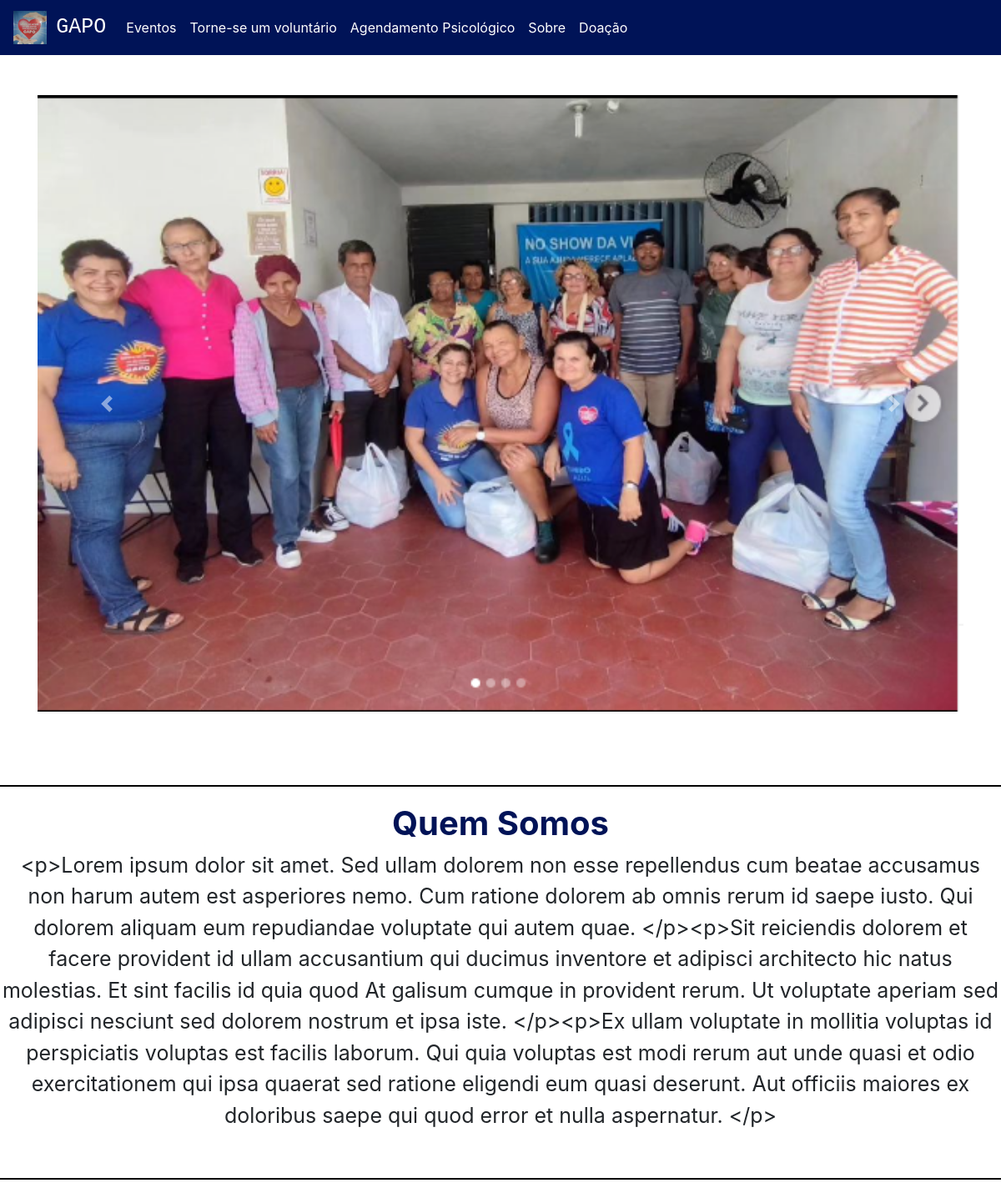
Screenshot of /sobre with the database file from the repository.
### quem_somos/models.py (models this page shows)
class ImagemQuemSomos(models.Model):
    img = models.ImageField(upload_to='img')
    def __str__(self) -> str:
        return self.img.url

class QuemSomos(models.Model):
    imagens = models.ManyToManyField(ImagemQuemSomos)
    descricao = models.TextField()
    def __str__(self) -> str:
        return self.descricao

### quem_somos/views.py (the view)
# urls.py: path('sobre', include('quem_somos.urls')),
def quem_somos(request):
    quem_somos = QuemSomos.objects.first()
    print(quem_somos)
    return render(request, "quem_somos.html", {"quem_somos": quem_somos})

### quem_somos/templates/quem_somos.html (shortened to what this page needs)
{% extends 'base.html' %}
{% load static %}
{% block 'head' %}
<link rel="stylesheet" href="{% static 'plataforma/css/home.css' %}">
{% endblock  %}
{% block 'body' %}
    <div style="text-align: center" class="container">
        <br>
        <br>
        <div id="carouselExampleControls" class="carousel slide" data-ride="carousel">
            <div class="carousel-inner">
                {% for img in quem_somos.imagens.all  %}
                    <div class="carousel-item {% if forloop.first %} active {% endif %}" >
                        <img class="d-block w-100" src="{{img}}" alt="First slide">
                    </div>
                {% endfor %}
            </div>
        <a class="carousel-control-prev" href="#carouselExampleControls" role="button" data-slide="prev">
            <span class="carousel-control-prev-icon" aria-hidden="true"></span>
        </a>
        <a class="carousel-control-next" href="#carouselExampleControls" role="button" data-slide="next">
            <span class="carousel-control-next-icon" aria-hidden="true"></span>
        </a>
    </div>
        </div>
        <br>
        <br>
        <br>
        <hr style="border: 1px solid black">
        <div style="text-align: center">
            <h3 class="titulo_especificacao">Quem Somos</h3>
            <p class="especificacao_endereco">{{quem_somos.descricao}}</p>
            <br>
        </div>
        <hr style="border: 1px solid black">
        <br>
{% endblock  %}

### templates/static/plataforma/css/home.css (style rules this page uses)
.titulo_especificacao { color: #001357; font-weight: bold; margin-top: 20px; font-size: 40px; }
.especificacao_endereco { font-size: 25px; }

### rows the page displays
ImagemQuemSomos: img (picture)
QuemSomos: descricao "<p>Lorem ipsum dolor sit amet. Sed ullam dolorem non esse repellendus cum beatae accusamus non harum autem est asperiores nemo. Cum ratione dolorem ab omnis rerum id saepe iusto. Qui dolorem aliquam eum repudiandae voluptate qui autem quae. </p><p>Sit reiciendis dolorem et facere provident id ullam accusantium qui ducimus inventore et adipisci architecto hic natus molestias. Et sint facilis id quia quod At galisum cumque in provident rerum. Ut voluptate aperiam sed adipisci nesciunt sed dolorem nostrum et ipsa iste. </p><p>Ex ullam voluptate in mollitia voluptas id perspiciatis voluptas est facilis laborum. Qui quia voluptas est modi rerum aut unde quasi et odio exercitationem qui ipsa…"
